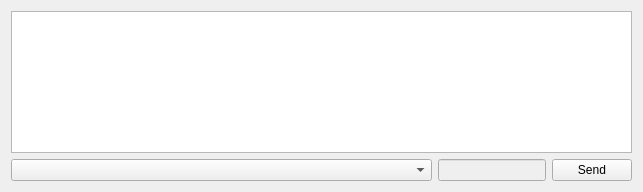
<?xml version="1.0" encoding="UTF-8"?>
<ui version="4.0">
 <class>CMDInterface</class>
 <widget class="QWidget" name="CMDInterface">
  <property name="geometry">
   <rect>
    <x>0</x>
    <y>0</y>
    <width>643</width>
    <height>192</height>
   </rect>
  </property>
  <property name="sizePolicy">
   <sizepolicy hsizetype="Preferred" vsizetype="Preferred">
    <horstretch>0</horstretch>
    <verstretch>0</verstretch>
   </sizepolicy>
  </property>
  <property name="windowTitle">
   <string>Spectroscan3D Firmware Command Interface</string>
  </property>
  <layout class="QVBoxLayout" name="verticalLayout_2">
   <item>
    <widget class="QPlainTextEdit" name="response_browser">
     <property name="readOnly">
      <bool>true</bool>
     </property>
    </widget>
   </item>
   <item>
    <layout class="QHBoxLayout" name="horizontalLayout">
     <item>
      <widget class="QComboBox" name="combo_box_cmds">
       <property name="sizePolicy">
        <sizepolicy hsizetype="MinimumExpanding" vsizetype="Fixed">
         <horstretch>0</horstretch>
         <verstretch>0</verstretch>
        </sizepolicy>
       </property>
       <property name="minimumSize">
        <size>
         <width>225</width>
         <height>0</height>
        </size>
       </property>
       <property name="toolTip">
        <string>Select which command to send</string>
       </property>
      </widget>
     </item>
     <item>
      <widget class="QLineEdit" name="line_edit_cmd">
       <property name="enabled">
        <bool>false</bool>
       </property>
       <property name="sizePolicy">
        <sizepolicy hsizetype="Minimum" vsizetype="Fixed">
         <horstretch>0</horstretch>
         <verstretch>0</verstretch>
        </sizepolicy>
       </property>
       <property name="baseSize">
        <size>
         <width>50</width>
         <height>0</height>
        </size>
       </property>
       <property name="readOnly">
        <bool>false</bool>
       </property>
      </widget>
     </item>
     <item>
      <widget class="QPushButton" name="button_send">
       <property name="text">
        <string>Send</string>
       </property>
      </widget>
     </item>
    </layout>
   </item>
  </layout>
 </widget>
 <resources/>
 <connections/>
</ui>
